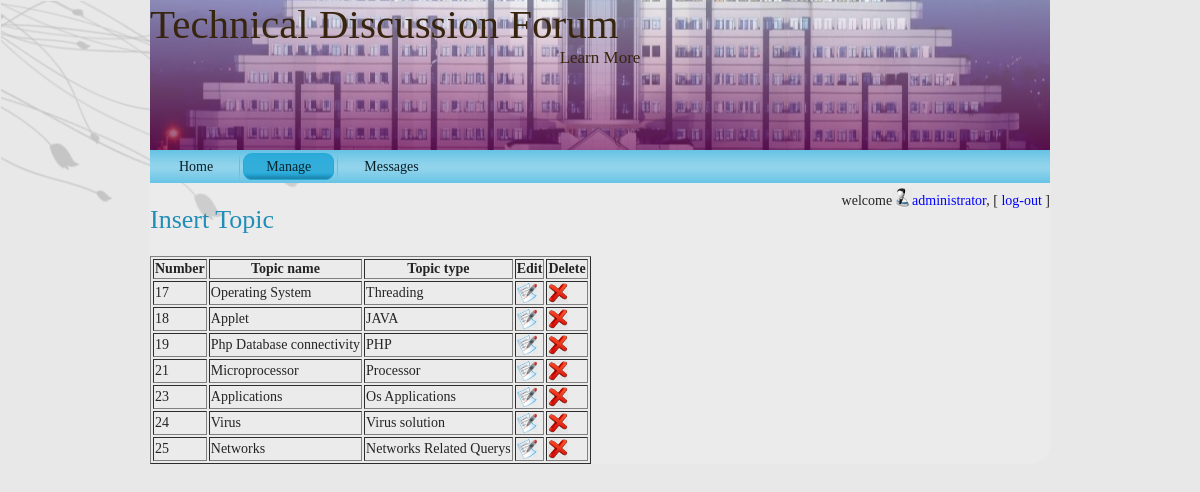
Page /admin/topic.php (signed in) on the committed database.
### tables this page shows
CREATE TABLE IF NOT EXISTS `topic` (
  `topic_id` int(11) NOT NULL AUTO_INCREMENT,
  `topic_name` varchar(50) NOT NULL,
  `topic_type` varchar(50) NOT NULL,
  PRIMARY KEY (`topic_id`)
);

### admin/utility.php (called while the page is built, shortened)
<?php
	function ExecuteQuery ($SQL)
	{
		$rows = mysql_query ($SQL);
		return $rows;
	}
?>

### admin/topic.php (the view, shortened to what this page needs)
<?php session_start();
 require("utility.php");
?>
<?php require("header.php");
require("checkUser.php");
?>
<h2><a href="tinsert.php">Insert Topic</a></h2>
<?php
	$sql="SELECT * from topic";
	$rows=ExecuteQuery($sql);
	echo "<table border='1'>";
	echo "<strong><tr><th>Number</th><th>Topic name</th><th>Topic type</th><th>Edit</th><th >Delete</th></tr></strong>";
	while($name_row=mysql_fetch_row($rows))
	{
		echo"<tr>";
		echo "<td>{$name_row[0]}</td><td >{$name_row[1]}</td><td>{$name_row[2]}</td><td ><a  href='tedit.php?id=".$name_row[0]."' ><img src='../res/images/edit.jpg'  class='imagedel' /></a></td><td><a href='tdelete.php?id=".$name_row[0]."'><img src='../res/images/delete.jpg'  class='imagedel'/></a></td>";
	}
	echo "</table>";
?>

### res/style.css (style rules this page uses)
body { margin: 0 auto; padding: 0; background-color: #E8E8E8; }
a img { border: 0; }
body { font-family: Georgia, "Times New Roman", Times, Serif; font-size: 14px; color: #242424; }
a { font-family: Georgia, "Times New Roman", Times, Serif; text-decoration: none; color: #186C8B; }
a:link { font-family: Georgia, "Times New Roman", Times, Serif; text-decoration: none; color: blue; }
h1, h2, h3, h4, h5, h6, h1 a, h2 a, h3 a, h4 a, h5 a, h6 a h1 a:hover, h2 a:hover, h3 a:hover, h4 a:hover, h5 a:hover, h6 a:hover h1 a:visited, h2 a:visited, h3 a:visited, h4 a:visited, h5 a:visited, h6 a:visited { font-weight: normal; font-style: normal; text-decoration: none; }
h2, h2 a, h2 a:link, h2 a:visited, h2 a:hover { font-family: Georgia, "Times New Roman", Times, Serif; font-size: 26px; color: #208EB6; }
.imagedel { height:20px; width:20px; vertical-align:text-top; vertical-align:text-bottom; }

### rows in the picture
topic: topic_id "17", topic_name "Operating System", topic_type "Threading"
topic: topic_id "18", topic_name "Applet", topic_type "JAVA"
topic: topic_id "19", topic_name "Php Database connectivity", topic_type "PHP"
topic: topic_id "21", topic_name "Microprocessor", topic_type "Processor"
topic: topic_id "23", topic_name "Applications", topic_type "Os Applications"
topic: topic_id "24", topic_name "Virus", topic_type "Virus solution"
topic: topic_id "25", topic_name "Networks", topic_type "Networks Related Querys"

### other values in the picture
$_SESSION["fn"] "administrator"
